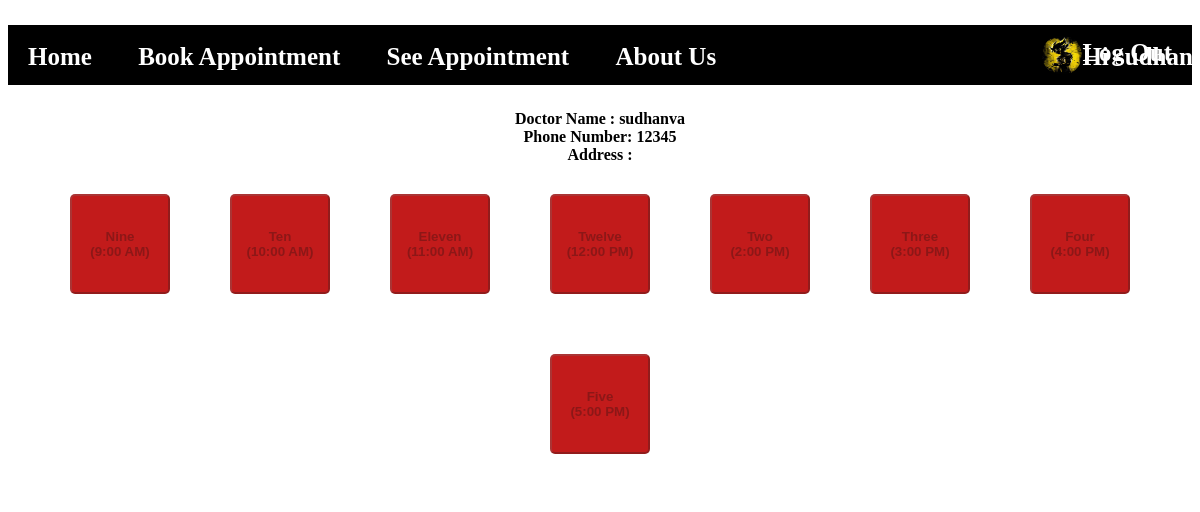
The app's page /getapt.php (signed in), older data.
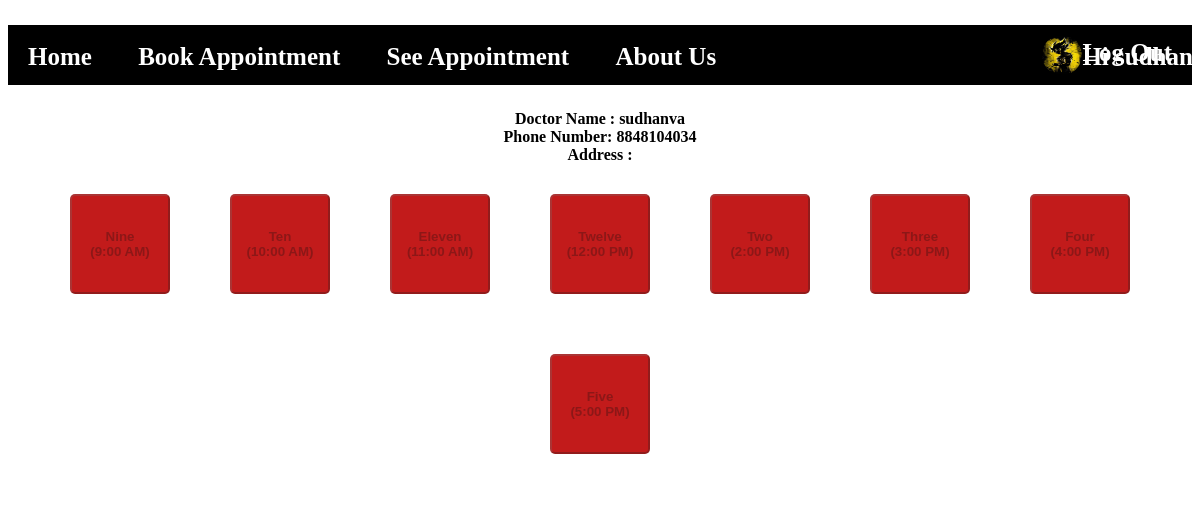
The same page, newer data.
### tables this page shows
CREATE TABLE `users` (
  `u_id` int(11) NOT NULL,
  `name` varchar(20) NOT NULL,
  `pwd` varchar(16) NOT NULL,
  `phone` bigint(20) NOT NULL,
  `type` varchar(1) NOT NULL,
  `pic` varchar(30) DEFAULT NULL
);

### getapt.php (the view, shortened to what this page needs)
<!DOCTYPE html>
<html lang="en">
<head>
    <link rel="stylesheet" href="css/common.css">
    <link rel="stylesheet" href="css/appointment.css">
</head>
<body>
<?php
include("functions.php");
initiate();
require_once("connect.php");
$day = $_GET["day"];
$doc = $_SESSION["uid"];
$query = "select * from appointment where d_id = {$doc} and date = '{$day}'";
$res = mysqli_query($dbc,$query) or die("Query dead");
if(mysqli_num_rows($res)==0){
    $q = "INSERT INTO `appointment` (`d_id`, `date`, `nine`, `ten`, `eleven`, `twelve`, `two`, `three`, `four`, `five`) VALUES ('{$doc}', '{$day}', NULL, NULL, NULL, NULL, NULL, NULL, NULL, NULL)";
    mysqli_query($dbc,$q);
    $res = mysqli_query($dbc,$query) or die("Query dead");
}
function generateButton($text, $value, $id){
    if($value != '' and $value !=0){
        echo "<button type='button' onclick='show(\"{$id}\")'>";
    }
    else{
        echo "<button type='button' disabled>";
    }
    echo $text."</button>";
}
$q = "SELECT * from users where u_id = {$doc}";
$r = mysqli_query($dbc,$q);
$re = mysqli_fetch_assoc($r);
echo "<div class='schedule animy'>";
echo "Doctor Name : {$re["name"]}<br>Phone Number: {$re["phone"]}<br>";
$q = "SELECT * from doctor where d_id = {$doc}";
$r = mysqli_query($dbc,$q);
$re = mysqli_fetch_assoc($r);
echo "Address : {$re["address"]}<br>";
$row = mysqli_fetch_assoc($res);
generateButton("Nine<br>(9:00 AM)",$row["nine"],"nine");
echo "</div>";
?>
</body>
</html>

### functions.php (shortened to what this page needs)
<?php
function initiate(){
    if($_SESSION["type"] == "d"){
        doctornav();
    }
    else{
        usernav();
    }
}
function usernav(){
    echo '<div class="navBar">
        <ul>
            <li><a href="mainpage.php">Home</a></li>
            <li><a href="selectdoctor.php">Book Appointment</a></li>
            <li><a href="seeappointment.php">See Appointment</a></li>
            <li><a href="about.php">About Us</a></li>
            <li class="ri"><img src="'.$_SESSION["pic"].'"</li>
            <li class="ri">Hi '.$_SESSION["name"].'</li>
            <li style="float: right;">
                <a href="logout.php"><i class="fas fa-sign-out-alt"></i>Log Out</a>
            </li>
        </ul>
    </div>';
}
?>

### css/common.css (style rules this page uses)
body { background-image: url("../jared-rice-ujNuUPN12z0-unsplash.jpg"); background-size: 100%; background-attachment: fixed; background-repeat: no-repeat; }
.navBar { margin-top: 20px; font-weight: bold; font-size: 25px; font-family: Cambria, Cochin, Georgia, Times, 'Times New Roman', serif; }
.navBar ul { list-style-type: none; padding:0; overflow: hidden; background-color: black ; }
.navBar li { display: inline-block; position: relative; }
.navBar li a { color:white; display: block; text-align: center; padding: 14px 20px; text-decoration: none; }
.ri { position: absolute; left: 300px; color: white; }
.ri img { border-radius: 50%; display: block; position: relative; top: 10px; width: 40px; height: 40px; }
.animy { animation: animatey 1s; }

### css/appointment.css (style rules this page uses)
button { width: 100px; height: 100px; background-color: #66ff33; border-radius:5px; margin: 30px; font-weight: bolder; }
button:disabled { background-color: rgb(194, 27, 27); }
.schedule { background-color: rgba(255, 255, 255, 0.842); color: black; font-weight: bolder; text-align: center; }

Row changes from the older to the newer data that the page shows:
changed users "sudhanva": phone "12345" → "8848104034"
